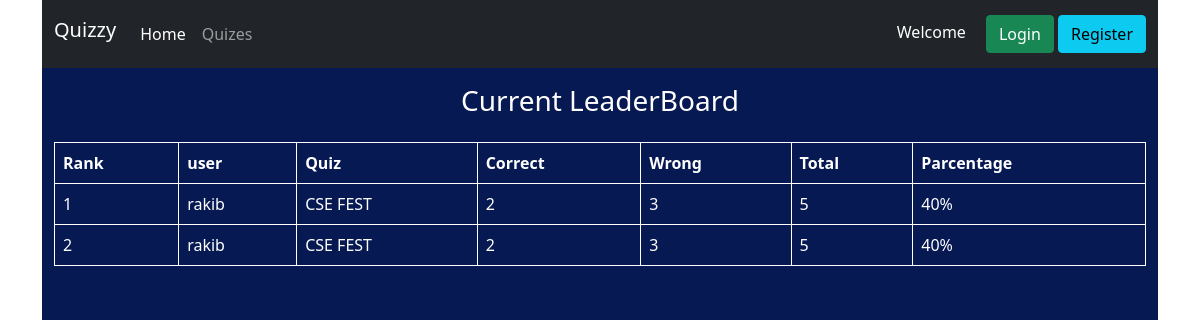
Before: /quiz/leaderboard/1/ with the older database file.
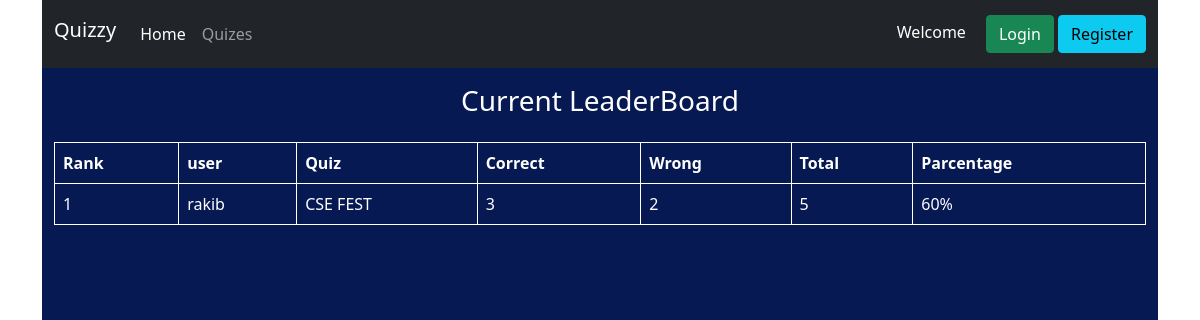
After: the same page with the newer database file.
### quiz/models.py (models this page shows)
class user_history(models.Model):
    user = models.ForeignKey(User,on_delete=models.CASCADE,)
    quiz = models.ForeignKey(Quiz,on_delete=models.CASCADE)
    total = models.IntegerField(null=True)
    correct = models.IntegerField(null=True)
    wrong = models.IntegerField(null=True)
    parcentage = models.IntegerField(null=True)
    date_taken = models.DateTimeField(auto_now_add=True)
    def __str__(self):
        return self.user.username

class Quiz(models.Model):
    title = models.CharField(max_length=255)
    slug = models.SlugField(max_length=100, unique=True)
    description = models.TextField()
    category = models.ForeignKey(Category, on_delete=models.CASCADE)
    created_date = models.DateTimeField(auto_now_add=True)
    number_of_questions = models.IntegerField(default=1)
    time = models.IntegerField(help_text="Duration of the quiz in seconds", default="1")
    created_at = models.DateTimeField(auto_now_add=True)
    modified_date = models.DateTimeField(auto_now=True)
    has_time_limit = models.BooleanField(default=False)
    def __str__(self):
        return self.title

### quiz/views.py (the view)
# urls.py: path('leaderboard/<int:quiz_id>/',views.leaderboard,name = 'leaderboard'),
def leaderboard(request,quiz_id):
    history = user_history.objects.filter(quiz=quiz_id).order_by('-parcentage')
    print(history)
    return render(request,'leaderboard.html',{'history':history})

### quiz/templates/leaderboard.html (shortened to what this page needs)
{% extends 'base.html' %}
{% block content %}
    <div class="container text-white vh-100" style="background-color: #071952;">
        <h3 class="py-3 text-center">Current LeaderBoard</h3>
          <table class="table text-white p-4">
              <thead>
                <tr>
                  <th scope="col">Rank</th>
                  <th scope="col">user</th>
                  <th scope="col">Quiz</th>
                  <th scope="col">Correct</th>
                  <th scope="col">Wrong</th>
                  <th scope="col">Total</th>
                  <th scope="col">Parcentage</th>
                </tr>
              </thead>
              <tbody>
                {% for h in history %}
                <tr>
                  <td>{{ forloop.counter }}</td>
                  <td>{{h.user}}</td>
                  <td>{{h.quiz}}</td>
                  <td>{{h.correct}}</td>
                  <td>{{h.wrong}}</td>
                  <td>{{h.total}}</td>
                  <td>{{h.parcentage}}&percnt;</td>
                </tr>
                {% endfor %}
              </tbody>
            </table>
      </div>
{% endblock  %}

Changed rows visible on the page:
removed user_history: user "rakib", quiz "CSE FEST", correct "2", wrong "3", total "5", parcentage "40"
removed user_history: user "rakib", quiz "CSE FEST", correct "2", wrong "3", total "5", parcentage "40"
added user_history: user "rakib", quiz "CSE FEST", correct "3", wrong "2", total "5", parcentage "60"
